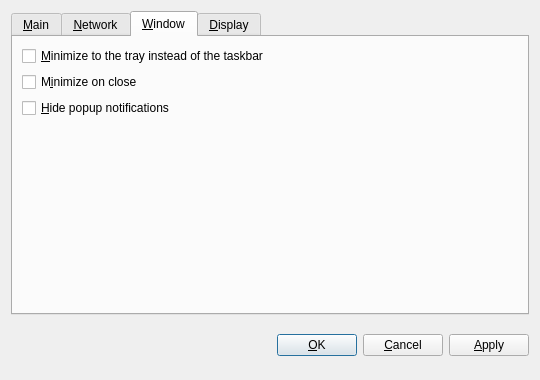
<?xml version="1.0" encoding="UTF-8"?>
<ui version="4.0">
 <class>OptionsDialog</class>
 <widget class="QDialog" name="OptionsDialog">
  <property name="geometry">
   <rect>
    <x>0</x>
    <y>0</y>
    <width>540</width>
    <height>380</height>
   </rect>
  </property>
  <property name="windowTitle">
   <string>Options</string>
  </property>
  <property name="modal">
   <bool>true</bool>
  </property>
  <layout class="QVBoxLayout" name="verticalLayout">
   <item>
    <widget class="QTabWidget" name="tabWidget">
     <property name="tabPosition">
      <enum>QTabWidget::North</enum>
     </property>
     <property name="currentIndex">
      <number>2</number>
     </property>
     <widget class="QWidget" name="tabMain">
      <attribute name="title">
       <string>&amp;Main</string>
      </attribute>
      <layout class="QVBoxLayout" name="verticalLayout_Main">
       <item>
        <widget class="QLabel" name="transactionFeeInfoLabel">
         <property name="text">
          <string>Optional transaction fee per kB that helps make sure your transactions are processed quickly. Most transactions are 1 kB. Fee 0.01 recommended.</string>
         </property>
         <property name="textFormat">
          <enum>Qt::PlainText</enum>
         </property>
         <property name="wordWrap">
          <bool>true</bool>
         </property>
        </widget>
       </item>
       <item>
        <layout class="QHBoxLayout" name="horizontalLayoutFee">
         <item>
          <widget class="QLabel" name="transactionFeeLabel">
           <property name="text">
            <string>Pay transaction &amp;fee</string>
           </property>
           <property name="textFormat">
            <enum>Qt::PlainText</enum>
           </property>
           <property name="buddy">
            <cstring>transactionFee</cstring>
           </property>
          </widget>
         </item>
         <item>
          <widget class="BitcoinAmountField" name="transactionFee"/>
         </item>
         <item>
          <spacer name="horizontalSpacerFee">
           <property name="orientation">
            <enum>Qt::Horizontal</enum>
           </property>
           <property name="sizeHint" stdset="0">
            <size>
             <width>40</width>
             <height>20</height>
            </size>
           </property>
          </spacer>
         </item>
        </layout>
       </item>
       <item>
        <widget class="QLabel" name="reserveBalanceInfoLabel">
         <property name="text">
          <string>Reserved amount does not participate in staking and is therefore spendable at any time.</string>
         </property>
         <property name="textFormat">
          <enum>Qt::PlainText</enum>
         </property>
         <property name="wordWrap">
          <bool>true</bool>
         </property>
        </widget>
       </item>
       <item>
        <layout class="QHBoxLayout" name="horizontalLayoutReserveBalance">
         <item>
          <widget class="QLabel" name="reserveBalanceLabel">
           <property name="text">
            <string>Reserve</string>
           </property>
           <property name="textFormat">
            <enum>Qt::PlainText</enum>
           </property>
           <property name="buddy">
            <cstring>reserveBalance</cstring>
           </property>
          </widget>
         </item>
         <item>
          <widget class="BitcoinAmountField" name="reserveBalance"/>
         </item>
         <item>
          <spacer name="horizontalSpacerReserveBalance">
           <property name="orientation">
            <enum>Qt::Horizontal</enum>
           </property>
           <property name="sizeHint" stdset="0">
            <size>
             <width>40</width>
             <height>20</height>
            </size>
           </property>
          </spacer>
         </item>
        </layout>
       </item>
       <item>
        <widget class="QCheckBox" name="bitcoinAtStartup">
         <property name="toolTip">
          <string>Automatically start TrumpCoin after logging in to the system.</string>
         </property>
         <property name="text">
          <string>&amp;Start TrumpCoin on system login</string>
         </property>
        </widget>
       </item>
       <item>
        <widget class="QCheckBox" name="detachDatabases">
         <property name="toolTip">
          <string>Detach block and address databases at shutdown. This means they can be moved to another data directory, but it slows down shutdown. The wallet is always detached.</string>
         </property>
         <property name="text">
          <string>&amp;Detach databases at shutdown</string>
         </property>
        </widget>
       </item>
       <item>
        <spacer name="verticalSpacer_Main">
         <property name="orientation">
          <enum>Qt::Vertical</enum>
         </property>
         <property name="sizeHint" stdset="0">
          <size>
           <width>20</width>
           <height>40</height>
          </size>
         </property>
        </spacer>
       </item>
      </layout>
     </widget>
     <widget class="QWidget" name="tabNetwork">
      <attribute name="title">
       <string>&amp;Network</string>
      </attribute>
      <layout class="QVBoxLayout" name="verticalLayout_Network">
       <item>
        <widget class="QCheckBox" name="mapPortUpnp">
         <property name="toolTip">
          <string>Automatically open the TrumpCoin client port on the router. This only works when your router supports UPnP and it is enabled.</string>
         </property>
         <property name="text">
          <string>Map port using &amp;UPnP</string>
         </property>
        </widget>
       </item>
       <item>
        <widget class="QCheckBox" name="connectSocks">
         <property name="toolTip">
          <string>Connect to the TrumpCoin network through a SOCKS proxy (e.g. when connecting through Tor).</string>
         </property>
         <property name="text">
          <string>&amp;Connect through SOCKS proxy:</string>
         </property>
        </widget>
       </item>
       <item>
        <layout class="QHBoxLayout" name="horizontalLayout_Network">
         <item>
          <widget class="QLabel" name="proxyIpLabel">
           <property name="text">
            <string>Proxy &amp;IP:</string>
           </property>
           <property name="textFormat">
            <enum>Qt::PlainText</enum>
           </property>
           <property name="buddy">
            <cstring>proxyIp</cstring>
           </property>
          </widget>
         </item>
         <item>
          <widget class="QValidatedLineEdit" name="proxyIp">
           <property name="maximumSize">
            <size>
             <width>140</width>
             <height>16777215</height>
            </size>
           </property>
           <property name="toolTip">
            <string>IP address of the proxy (e.g. 127.0.0.1)</string>
           </property>
          </widget>
         </item>
         <item>
          <widget class="QLabel" name="proxyPortLabel">
           <property name="text">
            <string>&amp;Port:</string>
           </property>
           <property name="textFormat">
            <enum>Qt::PlainText</enum>
           </property>
           <property name="buddy">
            <cstring>proxyPort</cstring>
           </property>
          </widget>
         </item>
         <item>
          <widget class="QLineEdit" name="proxyPort">
           <property name="maximumSize">
            <size>
             <width>55</width>
             <height>16777215</height>
            </size>
           </property>
           <property name="toolTip">
            <string>Port of the proxy (e.g. 9050)</string>
           </property>
          </widget>
         </item>
         <item>
          <widget class="QLabel" name="socksVersionLabel">
           <property name="text">
            <string>SOCKS &amp;Version:</string>
           </property>
           <property name="textFormat">
            <enum>Qt::PlainText</enum>
           </property>
           <property name="buddy">
            <cstring>socksVersion</cstring>
           </property>
          </widget>
         </item>
         <item>
          <widget class="QValueComboBox" name="socksVersion">
           <property name="toolTip">
            <string>SOCKS version of the proxy (e.g. 5)</string>
           </property>
          </widget>
         </item>
         <item>
          <spacer name="horizontalSpacer_Network">
           <property name="orientation">
            <enum>Qt::Horizontal</enum>
           </property>
           <property name="sizeHint" stdset="0">
            <size>
             <width>40</width>
             <height>20</height>
            </size>
           </property>
          </spacer>
         </item>
        </layout>
       </item>
       <item>
        <spacer name="verticalSpacer_Network">
         <property name="orientation">
          <enum>Qt::Vertical</enum>
         </property>
         <property name="sizeHint" stdset="0">
          <size>
           <width>20</width>
           <height>40</height>
          </size>
         </property>
        </spacer>
       </item>
      </layout>
     </widget>
     <widget class="QWidget" name="tabWindow">
      <attribute name="title">
       <string>&amp;Window</string>
      </attribute>
      <layout class="QVBoxLayout" name="verticalLayout_Window">
       <item>
        <widget class="QCheckBox" name="minimizeToTray">
         <property name="toolTip">
          <string>Show only a tray icon after minimizing the window.</string>
         </property>
         <property name="text">
          <string>&amp;Minimize to the tray instead of the taskbar</string>
         </property>
        </widget>
       </item>
       <item>
        <widget class="QCheckBox" name="minimizeOnClose">
         <property name="toolTip">
          <string>Minimize instead of exit the application when the window is closed. When this option is enabled, the application will be closed only after selecting Quit in the menu.</string>
         </property>
         <property name="text">
          <string>M&amp;inimize on close</string>
         </property>
        </widget>
       </item>
       <item>
        <widget class="QCheckBox" name="hideNotifications">
         <property name="toolTip">
          <string>Hide popup notifications for transactions and mining</string>
         </property>
         <property name="text">
          <string>&amp;Hide popup notifications</string>
         </property>
        </widget>
       </item>
       <item>
        <spacer name="verticalSpacer_Window">
         <property name="orientation">
          <enum>Qt::Vertical</enum>
         </property>
         <property name="sizeHint" stdset="0">
          <size>
           <width>20</width>
           <height>40</height>
          </size>
         </property>
        </spacer>
       </item>
      </layout>
     </widget>
     <widget class="QWidget" name="tabDisplay">
      <attribute name="title">
       <string>&amp;Display</string>
      </attribute>
      <layout class="QVBoxLayout" name="verticalLayout_Display">
       <item>
        <layout class="QHBoxLayout" name="horizontalLayout_1_Display">
         <item>
          <widget class="QLabel" name="langLabel">
           <property name="text">
            <string>User Interface &amp;language:</string>
           </property>
           <property name="textFormat">
            <enum>Qt::PlainText</enum>
           </property>
           <property name="buddy">
            <cstring>lang</cstring>
           </property>
          </widget>
         </item>
         <item>
          <widget class="QValueComboBox" name="lang">
           <property name="toolTip">
            <string>The user interface language can be set here. This setting will take effect after restarting TrumpCoin.</string>
           </property>
          </widget>
         </item>
        </layout>
       </item>
       <item>
        <layout class="QHBoxLayout" name="horizontalLayout_2_Display">
         <item>
          <widget class="QLabel" name="unitLabel">
           <property name="text">
            <string>&amp;Unit to show amounts in:</string>
           </property>
           <property name="textFormat">
            <enum>Qt::PlainText</enum>
           </property>
           <property name="buddy">
            <cstring>unit</cstring>
           </property>
          </widget>
         </item>
         <item>
          <widget class="QValueComboBox" name="unit">
           <property name="toolTip">
            <string>Choose the default subdivision unit to show in the interface and when sending coins.</string>
           </property>
          </widget>
         </item>
        </layout>
       </item>
       <item>
        <widget class="QCheckBox" name="displayAddresses">
         <property name="toolTip">
          <string>Whether to show TrumpCoin addresses in the transaction list or not.</string>
         </property>
         <property name="text">
          <string>&amp;Display addresses in transaction list</string>
         </property>
        </widget>
       </item>
       <item>
        <widget class="QCheckBox" name="coinControlFeatures">
         <property name="toolTip">
          <string>Whether to show coin control features or not.</string>
         </property>
         <property name="text">
          <string>Display coin &amp;control features (experts only!)</string>
         </property>
        </widget>
       </item>
       <item>
        <spacer name="verticalSpacer_Display">
         <property name="orientation">
          <enum>Qt::Vertical</enum>
         </property>
         <property name="sizeHint" stdset="0">
          <size>
           <width>20</width>
           <height>40</height>
          </size>
         </property>
        </spacer>
       </item>
      </layout>
     </widget>
    </widget>
   </item>
   <item>
    <layout class="QHBoxLayout" name="horizontalLayout_Buttons">
     <item>
      <spacer name="horizontalSpacer_1">
       <property name="orientation">
        <enum>Qt::Horizontal</enum>
       </property>
       <property name="sizeHint" stdset="0">
        <size>
         <width>40</width>
         <height>48</height>
        </size>
       </property>
      </spacer>
     </item>
     <item>
      <widget class="QLabel" name="statusLabel">
       <property name="font">
        <font>
         <weight>75</weight>
         <bold>true</bold>
        </font>
       </property>
       <property name="text">
        <string/>
       </property>
       <property name="textFormat">
        <enum>Qt::PlainText</enum>
       </property>
       <property name="wordWrap">
        <bool>true</bool>
       </property>
      </widget>
     </item>
     <item>
      <spacer name="horizontalSpacer_2">
       <property name="orientation">
        <enum>Qt::Horizontal</enum>
       </property>
       <property name="sizeHint" stdset="0">
        <size>
         <width>40</width>
         <height>48</height>
        </size>
       </property>
      </spacer>
     </item>
     <item>
      <widget class="QPushButton" name="okButton">
       <property name="text">
        <string>&amp;OK</string>
       </property>
      </widget>
     </item>
     <item>
      <widget class="QPushButton" name="cancelButton">
       <property name="text">
        <string>&amp;Cancel</string>
       </property>
       <property name="autoDefault">
        <bool>false</bool>
       </property>
      </widget>
     </item>
     <item>
      <widget class="QPushButton" name="applyButton">
       <property name="text">
        <string>&amp;Apply</string>
       </property>
       <property name="autoDefault">
        <bool>false</bool>
       </property>
      </widget>
     </item>
    </layout>
   </item>
  </layout>
 </widget>
 <customwidgets>
  <customwidget>
   <class>BitcoinAmountField</class>
   <extends>QSpinBox</extends>
   <header>bitcoinamountfield.h</header>
  </customwidget>
  <customwidget>
   <class>QValueComboBox</class>
   <extends>QComboBox</extends>
   <header>qvaluecombobox.h</header>
  </customwidget>
  <customwidget>
   <class>QValidatedLineEdit</class>
   <extends>QLineEdit</extends>
   <header>qvalidatedlineedit.h</header>
  </customwidget>
 </customwidgets>
 <resources/>
 <connections/>
</ui>
